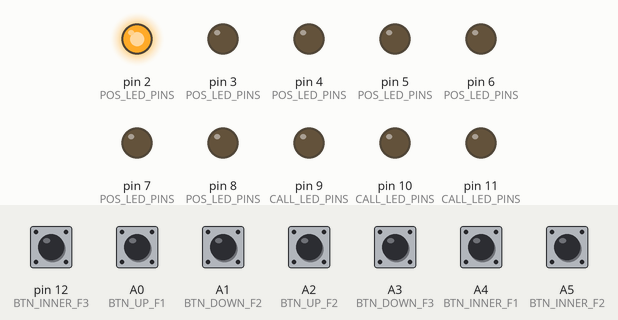
This sketch was run on a simulated Arduino Uno, built with avr-gcc and run on an emulated ATmega328P. Shown: output pins drawn as LEDs (lit = HIGH). The test bench sets the inputs (shaded band); at power-on: A0 (BTN_UP_F1), A1 (BTN_DOWN_F2), A2 (BTN_UP_F2), A3 (BTN_DOWN_F3), A4 (BTN_INNER_F1), A5 (BTN_INNER_F2), pin 12 (BTN_INNER_F3) LOW.

Above: at 1.2 s.
1.3 s: pin 12 (BTN_INNER_F3) pulled HIGH for 0.15 s
At 1.9 s:
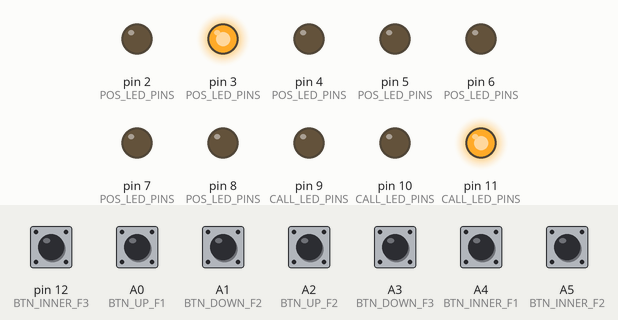
4.3 s: A1 (BTN_DOWN_F2) pulled HIGH for 0.15 s
At 6.05 s:
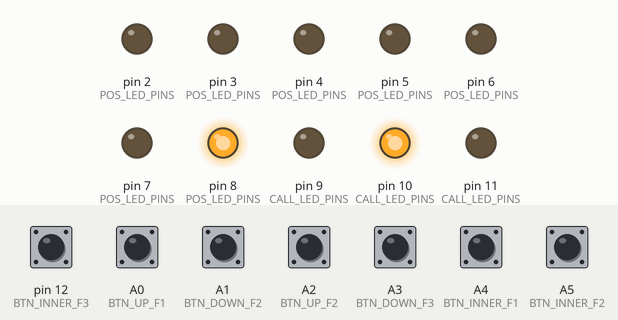
7.3 s: A0 (BTN_UP_F1) pulled HIGH for 0.15 s
At 9.55 s:
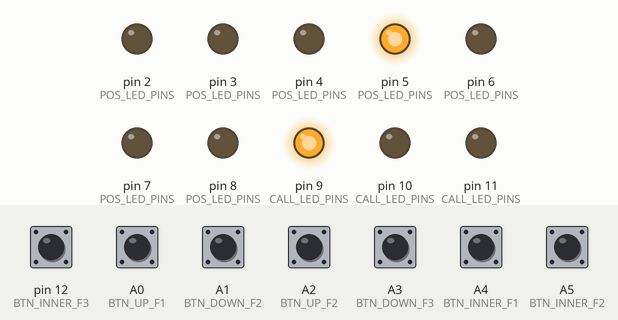
10.3 s: A2 (BTN_UP_F2) pulled HIGH for 0.15 s
At 13.1 s:
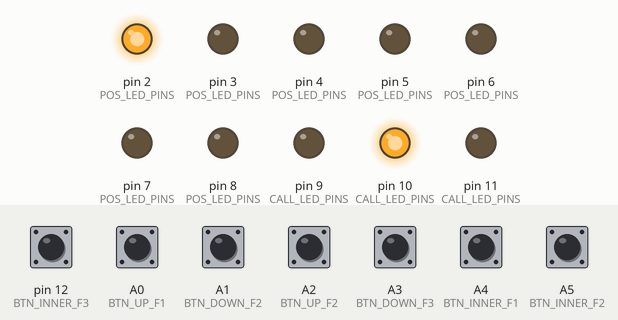
13.3 s: A3 (BTN_DOWN_F3) pulled HIGH for 0.15 s
At 13.55 s:
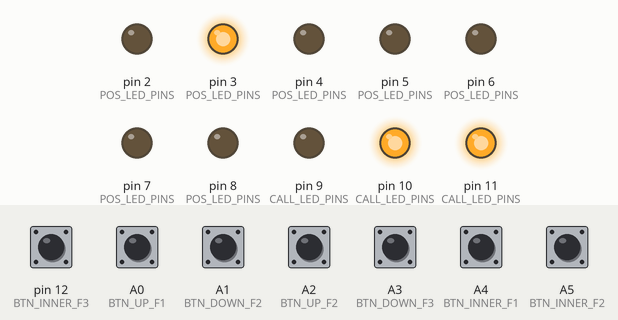
16.3 s: A4 (BTN_INNER_F1) pulled HIGH for 0.15 s
At 16.7 s:
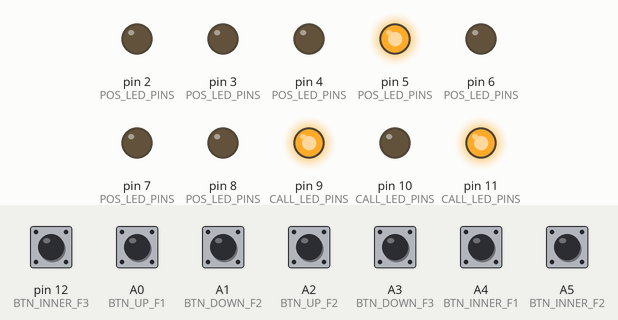
Timing chart, 0 to 22.3 s (numbered marks = the images above; inputs shaded):
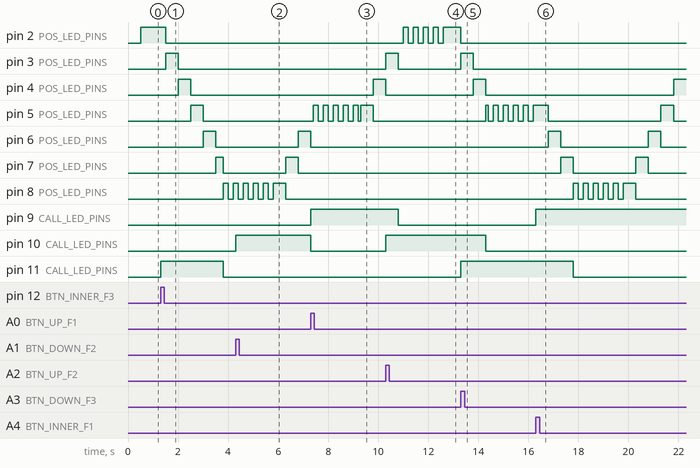

Measured:
- after the input at 1.3 s, pin 2 (POS_LED_PINS): HIGH → LOW after 0.20 s; pin 3 (POS_LED_PINS): LOW → HIGH after 0.20 s, → LOW 0.50 s later; pin 4 (POS_LED_PINS): LOW → HIGH after 0.70 s, → LOW 0.50 s later; pin 5 (POS_LED_PINS): LOW → HIGH after 1.2 s, → LOW 0.50 s later; pin 6 (POS_LED_PINS): LOW → HIGH after 1.7 s, → LOW 0.50 s later
- after the input at 4.3 s, pin 6 (POS_LED_PINS): LOW → HIGH after 2.5 s, → LOW 0.50 s later; pin 7 (POS_LED_PINS): LOW → HIGH after 2.0 s, → LOW 0.50 s later; pin 10 (CALL_LED_PINS): LOW → HIGH at once, → LOW 3.0 s later
- after the input at 7.3 s, pin 3 (POS_LED_PINS): LOW → HIGH after 3.0 s; pin 4 (POS_LED_PINS): LOW → HIGH after 2.5 s, → LOW 0.50 s later; pin 9 (CALL_LED_PINS): LOW → HIGH at once
- after the input at 10.3 s, pin 10 (CALL_LED_PINS): LOW → HIGH at once
- after the input at 13.3 s, pin 4 (POS_LED_PINS): LOW → HIGH after 0.50 s, → LOW 0.50 s later; pin 11 (CALL_LED_PINS): LOW → HIGH at once
- after the input at 16.3 s, pin 4 (POS_LED_PINS): LOW → HIGH after 5.5 s; pin 9 (CALL_LED_PINS): LOW → HIGH at once

The sketch:

elevator_project.ino
```cpp
/*--------------------[핀 설정]----------------------*/

const byte CALL_LED_F3 = 11;
const byte CALL_LED_F2 = 10;
const byte CALL_LED_F1 = 9;
const byte LED_F3 = 8;
const byte LED_F2_2 = 7;
const byte LED_F2_1 = 6;
const byte LED_F2 = 5;
const byte LED_F1_2 = 4;
const byte LED_F1_1 = 3;
const byte LED_F1 = 2;
const byte BTN_UP_F1 = A0;
const byte BTN_DOWN_F2 = A1;
const byte BTN_UP_F2 = A2;
const byte BTN_DOWN_F3 = A3;
const byte BTN_INNER_F1 = A4;
const byte BTN_INNER_F2 = A5;
const byte BTN_INNER_F3 = 12;

/*--------------------[핀 배열 선언 및 초기화]----------------------*/

const byte POS_LED_PINS[7] = {
  LED_F1, // bit 0
  LED_F1_1, // bit 1
  LED_F1_2, // bit 2
  LED_F2, // bit 3
  LED_F2_1, // bit 4
  LED_F2_2, // bit 5
  LED_F3 // bit 6
};

const byte CALL_LED_PINS[3] = { CALL_LED_F1, CALL_LED_F2, CALL_LED_F3 };
const byte CALL_LED_BITS[3] = { 0, 3, 6 };


/*--------------------[주기 설정]----------------------*/

const int BLINK_DURATION = 2000;
const int BLINK_INTERVAL = 200;
const int MOVING_INTERVAL = 500;

/*--------------------[상수 마스크]----------------------*/

const byte MASK_FLOOR = 0b01001001; // 정규 층 위치
const byte MASK_UPWARD = 0b00100100; // 층간 상승 위치
const byte MASK_DOWNWARD = 0b00010010; // 층간 하강 위치
const byte MAX_POS = 0b01000000; // 최상층(3층)
const byte MIN_POS = 0b00000001; //  최하층(1층)

/*--------------------[전역 변수]----------------------*/

byte up_call;
byte down_call;
byte inner_call;
byte pos;
byte pos_snapshot; // blink 시 pos를 임시로 저장하기 위함

unsigned long blink_start_time;
unsigned long prev_move_time;
unsigned long prev_led_time;

bool is_ascending;
bool is_blinking;
bool prev_btn[7] = {0};

/*--------------------[초기 설정]----------------------*/

void setup()
{
  // 시리얼 통신 초기화
  Serial.begin(9600);

  // 전역변수 초기화
  up_call = 0b00000000;
  down_call = 0b00000000;
  inner_call = 0b00000000;
  pos = 0b00000001;
  pos_snapshot = 0b00000000;
  is_ascending = false;

  // 출력 핀
  for (int pin = 2; pin <= 11; pin++) pinMode(pin, OUTPUT);

  // 입력 핀
  for (int pin = A0; pin <= A5; pin++) pinMode(pin, INPUT);
}

/*--------------------[메인 루프]----------------------*/

void loop()
{
  btn_input();              // 호출 등록
  update_call();            // 호출 해제 + 문 열림 트리거
  update_door_blink();      // 깜빡이는 동안 pos가 바뀜
  if (!is_blinking) {
    update_is_ascending();    // 방향 판단
    update_pos();           // 문 열림 중엔 이동 X
  }
  update_led();             // 항상 호출/위치 상태 반영
}

/*--------------------[버튼 입력 처리]----------------------*/

void btn_input()
{
  bool curr_btn[7] =
  {
    digitalRead(BTN_UP_F1), digitalRead(BTN_DOWN_F2),
    digitalRead(BTN_UP_F2), digitalRead(BTN_DOWN_F3),
    digitalRead(BTN_INNER_F1), digitalRead(BTN_INNER_F2),
    digitalRead(BTN_INNER_F3)
  };

  // UP CALL 업데이트
  if(!prev_btn[0] && curr_btn[0]) bitWrite(up_call, 0, !bitRead(up_call, 0));
  if (!prev_btn[2] && curr_btn[2]) bitWrite(up_call, 3, !bitRead(up_call, 3));

  // DOWN CALL 업데이트
  if(!prev_btn[1] && curr_btn[1]) bitWrite(down_call, 3, !bitRead(down_call, 3));
  if (!prev_btn[3] && curr_btn[3]) bitWrite(down_call, 6, !bitRead(down_call, 6));

  // INNER CALL 업데이트
  if((prev_btn[4] == LOW) && (curr_btn[4] == HIGH)) bitWrite(inner_call, 0, HIGH);
  if((prev_btn[5] == LOW) && (curr_btn[5] == HIGH)) bitWrite(inner_call, 3, HIGH);
  if((prev_btn[6] == LOW) && (curr_btn[6] == HIGH)) bitWrite(inner_call, 6, HIGH);

  for (int i = 0; i < 7; i++) prev_btn[i] = curr_btn[i];
}

/*--------------------[호출 해소 로직]----------------------*/

byte get_call() {return up_call | down_call | inner_call;}

void update_call()
{
  if (!(pos & MASK_FLOOR)) return;

  bool need_to_open_door = false;


  if (get_call() == pos)
  {
    up_call &= ~pos;
    down_call &= ~pos;
    inner_call &= ~pos;
    need_to_open_door = true;
  }

  // 내부 호출 해제 (조건 없음)
  if (inner_call & pos)
  {
    inner_call &= ~pos;
    need_to_open_door = true;
  }

  // 외부 호출 해제 (현재 방향에 따라)
  if (is_ascending && (up_call & pos))
  {
    up_call &= ~pos;
    need_to_open_door = true;
  }
  if (!is_ascending && (down_call & pos))
  {
    down_call &= ~pos;
    need_to_open_door = true;
  }

  if (need_to_open_door && !is_blinking)
  {
    is_blinking = true;
    blink_start_time = millis();
    pos_snapshot = pos; // blink 전 pos 상태 저장
  }

}

/*--------------------[깜박임 동작 로직]----------------------*/

void update_door_blink()
{
  if (!is_blinking) return;

  unsigned long now = millis();

  if (now - blink_start_time < BLINK_DURATION)
  {
    // 200ms 간격으로 pos를 0 <-> snapshot 토글
    if ((now / BLINK_INTERVAL) % 2 == 0) pos = 0;
    else pos = pos_snapshot;
  }
  else
  {
    // 깜빡임 종료 → 상태 복구
    pos = pos_snapshot;
    is_blinking = false;

    prev_move_time = now;
    prev_led_time = now;
  }
  update_led_pos();
}

/*--------------------[방향 판단 로직]----------------------*/

void update_is_ascending()
{
  byte call = get_call();

  if (!call)
  {
    if ((pos & MASK_FLOOR) == 0) {
      is_ascending = ((pos & MASK_UPWARD) != 0);
    }
    return;
  }

  if (call == pos) return;

  if (is_ascending && (call < pos)) {
    is_ascending = false;
  }
  else if (!is_ascending && (call % pos == 0)) {
    is_ascending = true;
  }
}

/*--------------------[정지 여부 판단 로직]----------------------*/

bool stay() {
  // 정규 층이 아님 -> 이동
  if (!(pos & MASK_FLOOR)) return false;

  // 방향이 맞는 호출 -> 정차
  if (is_ascending && (up_call & pos)) return true;
  if (!is_ascending && (down_call & pos)) return true;

  // 내부 호출 -> 정차
  if (inner_call & pos) return true;

  // 남은 호출이 현재 층 하나뿐 또는 남은 호출이 없음 -> 정차
  byte call = get_call();
  if (call == pos || call == 0) return true;

  // 최상층/최하층 -> 정차
  if ((pos == MAX_POS) && (down_call & pos)) return true;
  if ((pos == MIN_POS) && (up_call & pos)) return true;

  return false;
}

/*--------------------[위치 갱신 로직]----------------------*/

void update_pos()
{
  unsigned long now = millis();

  if (now - prev_move_time < MOVING_INTERVAL) return; // 1초마다 실행하기 위함

  if (!stay()) // 이동해야 할 경우
  {
    if (is_ascending && (pos < MAX_POS)) // 방향이 is_ascending이고 pos가 MAX_POS보다 작은 경우
    {
      pos = pos << 1;
      prev_move_time = now;
    }
    else if (!is_ascending && (pos > MIN_POS)) // 방향이 is_ascending가 아니고 pos가 MIN_POS보다 큰 경우
    {
      pos = pos >> 1;
      prev_move_time = now;
    }

    if (pos == MAX_POS) is_ascending = false;
    else if (pos == MIN_POS) is_ascending = true;

    // 이동 후 방향 재평가
    update_is_ascending();
  }
}

/*--------------------[LED 갱신 로직]----------------------*/

// pos 관련 led 업데이트
void update_led_pos()
{
  for (int i = 0; i < 7; i++)
  {
    digitalWrite(POS_LED_PINS[i], bitRead(pos, i));
  }
}

// call 관련 led 업데이트
void update_led_call() {
  byte call = get_call();
  for (int i = 0; i < 3; i++) {
    digitalWrite(CALL_LED_PINS[i], bitRead(call, CALL_LED_BITS[i]));
  }
}

void update_led()
{
  unsigned long now = millis();

  update_led_call();

  if (now - prev_led_time < MOVING_INTERVAL) return;
  update_led_pos();

  prev_led_time = now;
}

/*--------------------[디버깅]----------------------*/

void print_floor()
{
  Serial.print("Floor: ");
  switch (pos) {
    case 0b00000001: Serial.println("1"); break;
    case 0b00000010: Serial.println("1.1"); break;
    case 0b00000100: Serial.println("1.2"); break;
    case 0b00001000: Serial.println("2"); break;
    case 0b00010000: Serial.println("2.1"); break;
    case 0b00100000: Serial.println("2.2"); break;
    case 0b01000000: Serial.println("3"); break;
    default: Serial.println("Error"); break;
  }
}

void print_state()
{
  byte call = get_call();
  Serial.print("pos: ");
  Serial.println(pos, BIN);
  Serial.print("call: ");
  Serial.println(call, BIN);
  Serial.print("is_ascending: ");
  Serial.println(is_ascending ? "UP" : "DOWN");
  print_floor();
}
```
